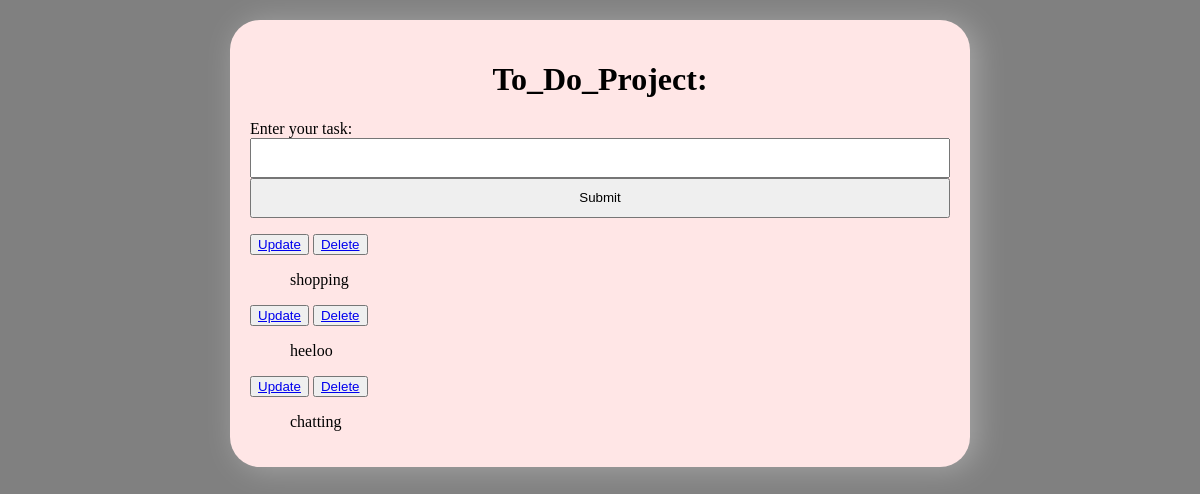
Before: /home/ with the older database file.
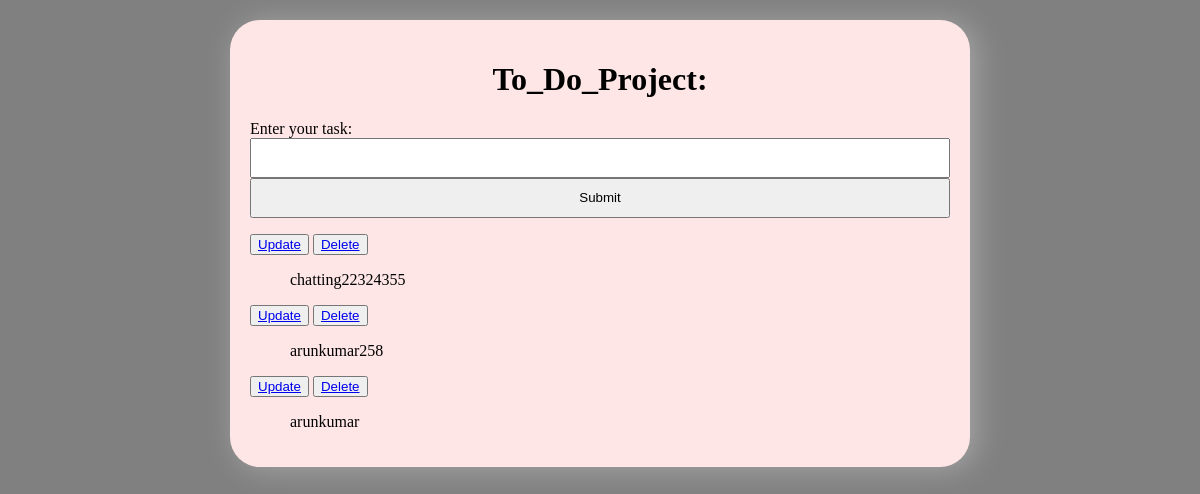
After: the same page with the newer database file.
### Todo_Application/models.py (models this page shows)
class Tasks(models.Model):
    title=models.CharField(max_length=50)
    complete=models.BooleanField(default=False)
    created=models.DateField(auto_now_add=True)

### Todo_Application/views.py (the view)
# urls.py: path('home/',views.homepage,name='home'),
def homepage(request):
    form=TasksForm()
    if (request.method == 'POST'):
        form = TasksForm(request.POST)
        if form.is_valid():
            form.save()
        return redirect('/home')
    task=Tasks.objects.all()
    context={
            'forms':form,
            'Task':task
    }
    return render(request,'application/home.html',context)

### Todo_Application/forms.py
class TasksForm(forms.ModelForm):
    class Meta():
        model = Tasks
        fields = ['title','complete']

### Todo_Application/templates/application/home.html (shortened to what this page needs)
<link rel="stylesheet" href=""https://cdn.jsdelivr.net/npm/bootstrap@5.1.0/dist/css/bootstrap.min.css"
integrity="sha384-KyZXEAg3QhqLMpG8r+8fhAXLRk2vvoC2f3B09zVXn8CA5QIVfZOJ3BCsw2P0p/We"
crossorigin="anonymous">
<div class="center-coloumn">
    <h1 style="color:black; text-align: center">
    To_Do_Project:</h1>
    <form method="POST" action="">
        <label>Enter your task: </label>
        {{ forms.title}}
        <input type="submit" name="create title">
    </form>
    {% for i in Task %}
    <button><a href="{% url 'update_task' i.id %}">Update</a></button>
    <button><a href="{% url 'delete_task' i.id %}">Delete</a></button>
    <ul>
        {% if i.complete == True %}
        <strike>{{i.title}}</strike>
        <!-- <li>{{i.complete}}</li>
        <li>{{i.created}}</li>             -->
        {%  else %}
        <span>{{i.title}}</span>
        {% endif %}
    </ul>
{%  endfor %}
</div>

### Todo_Application/templates/application/home.html (style rules this page uses)
input { width:100%; height: 40px; padding:12px,20px; margin:8px,0; box-sizing: border-box; }
input::placeholder { color:#d3d3d3 }
.center-coloumn { width: 700px; margin: 20px auto; padding: 20px; border-radius: 30px; box-shadow: 6px 2px 30px 0px rgba(255,255,255, 0.3); background-color:#ffe6e6; }

Changed rows visible on the page:
removed Tasks: title "shopping"
removed Tasks: title "heeloo"
changed Tasks: title "chatting" → "chatting22324355"
added Tasks: title "arunkumar258"
added Tasks: title "arunkumar"
